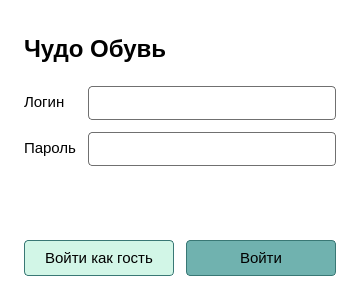
<?xml version="1.0" encoding="UTF-8"?>
<ui version="4.0">
 <class>LoginForm</class>
 <widget class="QWidget" name="LoginForm">
  <property name="minimumSize"><size><width>360</width><height>300</height></size></property>
  <property name="styleSheet">
   <string notr="true">QWidget { background-color: #FFFFFF; color: #000000; font-size: 11pt; }
QLineEdit { background-color: #FFFFFF; border: 1px solid #707070; border-radius: 4px; padding: 6px; }
QLineEdit:focus { border: 2px solid #397875; }
QPushButton { background-color: #D2F6E7; border: 1px solid #397875; border-radius: 4px; padding: 8px; }
QPushButton:focus { border: 2px solid #255451; }
QPushButton:pressed { background-color: #70B2AF; }
QPushButton#loginButton { background-color: #70B2AF; }
QLabel#errorLabel { color: #A00000; }</string>
  </property>
  <layout class="QVBoxLayout" name="verticalLayout">
   <property name="leftMargin"><number>24</number></property>
   <property name="topMargin"><number>24</number></property>
   <property name="rightMargin"><number>24</number></property>
   <property name="bottomMargin"><number>24</number></property>
   <property name="spacing"><number>12</number></property>
   <item><widget class="QLabel" name="titleLabel">
    <property name="text"><string>Чудо Обувь</string></property>
    <property name="styleSheet"><string notr="true">font-size: 18pt; font-weight: bold;</string></property>
   </widget></item>
   <item><layout class="QFormLayout" name="formLayout">
    <item row="0" column="0"><widget class="QLabel" name="loginLabel">
     <property name="text"><string>Логин</string></property>
     <property name="buddy"><cstring>loginEdit</cstring></property>
    </widget></item>
    <item row="0" column="1"><widget class="QLineEdit" name="loginEdit">
     <property name="accessibleName"><string>Логин</string></property>
    </widget></item>
    <item row="1" column="0"><widget class="QLabel" name="passwordLabel">
     <property name="text"><string>Пароль</string></property>
     <property name="buddy"><cstring>passwordEdit</cstring></property>
    </widget></item>
    <item row="1" column="1"><widget class="QLineEdit" name="passwordEdit">
     <property name="echoMode"><enum>QLineEdit::EchoMode::Password</enum></property>
     <property name="accessibleName"><string>Пароль</string></property>
    </widget></item>
   </layout></item>
   <item><widget class="QLabel" name="errorLabel">
    <property name="text"><string/></property>
    <property name="wordWrap"><bool>true</bool></property>
   </widget></item>
   <item><layout class="QHBoxLayout" name="buttonLayout">
    <item><widget class="QPushButton" name="guestButton">
     <property name="text"><string>Войти как гость</string></property>
    </widget></item>
    <item><widget class="QPushButton" name="loginButton">
     <property name="text"><string>Войти</string></property>
    </widget></item>
   </layout></item>
  </layout>
 </widget>
 <tabstops><tabstop>loginEdit</tabstop><tabstop>passwordEdit</tabstop><tabstop>loginButton</tabstop><tabstop>guestButton</tabstop></tabstops>
 <resources/>
 <connections/>
</ui>
